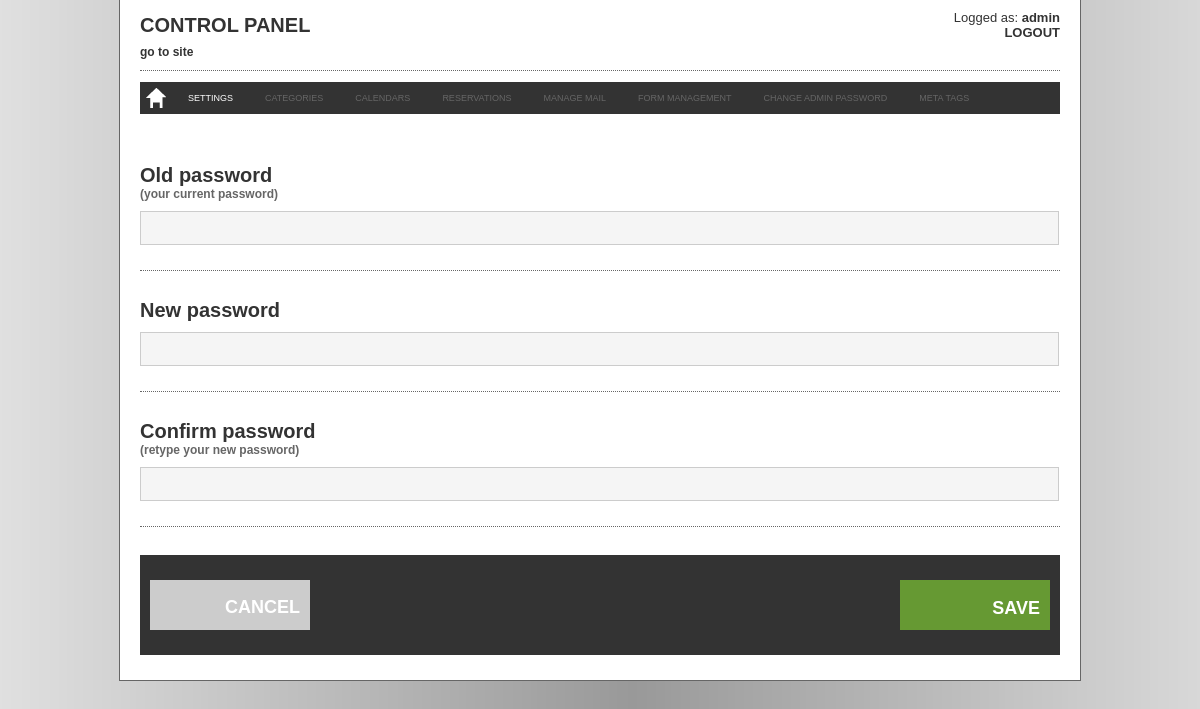
/admin/password.php (signed in), run on the app's committed database.
### tables this page shows
CREATE TABLE `booking_texts` (
  `text_id` int(11) unsigned NOT NULL AUTO_INCREMENT,
  `page_id` int(11) NOT NULL,
  `text_label` varchar(255) NOT NULL DEFAULT '',
  `text_value` text NOT NULL,
  PRIMARY KEY (`text_id`)
);

### admin/common.php (called while the page is built, shortened)
<?php
include_once dirname(__FILE__).'/class/settings.class.php';
$settingObj = new setting();
include_once dirname(__FILE__).'/class/lang.class.php';
$langObj = new lang();
?>

### admin/class/lang.class.php (called while the page is built, shortened)
<?php
class lang {
	private function doLanguageQuery($label) {
		$languageQry = mysql_query("SELECT * FROM booking_texts WHERE text_label='".mysql_real_escape_string($label)."'");
		return stripslashes(mysql_result($languageQry,0,'text_value'));
	}
	public function getLabel($label) {
		return lang::doLanguageQuery($label);
	}
}
?>

### admin/class/settings.class.php (called while the page is built, shortened)
<?php
class setting {
	private function doSettingQuery($setting) {
		$settingQry = mysql_query("SELECT * FROM booking_config WHERE config_name='".mysql_real_escape_string($setting)."'");
		return mysql_result($settingQry,0,'config_value');
	}
	public function getReservationConfirmationMode() {
		return setting::doSettingQuery('reservation_confirmation_mode');
	}
	public function getSiteDomain() {
		return setting::doSettingQuery('site_domain');
	}
}
?>

### admin/password.php (the view, shortened to what this page needs)
<?php
include 'common.php';
	?>
    <?php
include 'include/header.php';
?>
<div id="top_bg_container_all">
    <div id="container_all">
        <div id="container_content">
        <?php
        include 'include/menu.php';
        ?>
        <div id="form_container">
        	<form name="editsettings" action="" method="post" onsubmit="return checkData(this);">
                <div id="label_input">
                    <div class="label_title"><label for="old_password"><?php echo $langObj->getLabel("PASSWORD_OLD_LABEL"); ?></label><br /><span id="span_description"><?php echo $langObj->getLabel("PASSWORD_OLD_SUBLABEL"); ?></span></div>
                </div>
                <div id="input_box">
                    <input type="password" class="long_input_box" id="old_password" name="old_password" value="">
                </div>
                <div id="rowspace"></div>
                <div id="rowline"></div>
                <div id="rowspace"></div>
                <div id="label_input">
                    <div class="label_title"><label for="password"><?php echo $langObj->getLabel("PASSWORD_NEW_LABEL"); ?></label></div>
                </div>
                <div id="input_box">
                    <input type="password" class="long_input_box" id="password" name="password" value="">
                </div>
                <div id="rowspace"></div>
                <div id="rowline"></div>
                <div id="rowspace"></div>
                <div id="label_input">
                    <div class="label_title"><label for="password_confirm"><?php echo $langObj->getLabel("PASSWORD_CONFIRM_LABEL"); ?></label><br /><span id="span_description"><?php echo $langObj->getLabel("PASSWORD_CONFIRM_SUBLABEL"); ?></span></div>
                </div>
                <div id="input_box">
                    <input type="password" class="long_input_box" id="password_confirm" name="password_confirm" value="">
                </div>
                <div id="rowspace"></div>
                <div id="rowline"></div>
                <div id="rowspace"></div>
                <div class="bridge_buttons_container">
                    <div ><a href="javascript:document.location.href='';" class="cancel_button"><?php echo $langObj->getLabel("PASSWORD_CANCEL_BUTTON"); ?></a></div>
                    <div style="margin-left:750px"><input type="submit" id="apply_button" name="saveunpublish" value="<?php echo $langObj->getLabel("PASSWORD_SAVE_BUTTON"); ?>"></div>
                </div>
                <div id="rowspace"></div>
             </form>
         </div>
        </div>
    </div>
</div>
<?php
include 'include/footer.php';
?>

### admin/include/menu.php (shortened to what this page needs)
<div id="header_container">
	<?php
    if(isset($_SESSION["admin_id"]) && $_SESSION["admin_id"] != 0) {
	?>
        <div class="header_left">
            <div class="header_title"><h1><?php echo $langObj->getLabel("MENU_CONTROL_PANEL_TITLE"); ?></h1></div>
            <div class="link_website"><a href="../" target="_blank"><?php echo $langObj->getLabel("MENU_GO_TO_SITE"); ?></a></div>
        </div>
        <div class="header_identity_container">
            <div class="header_identity"><?php echo $langObj->getLabel("MENU_LOGGED_AS"); ?> <strong><?php echo $_SESSION["admin_name"]?></strong></div>
            <div class="header_logout"><strong><a href="logout.php"><?php echo $langObj->getLabel("MENU_LOGOUT"); ?></a></strong></div>
        </div>
        <div class="line_dotted"></div>
    <?php
	}
	?>
</div>
<div id="menu_container">
    <div id="menu">
    <ul>
        <?php
        if(isset($_SESSION["admin_id"]) && $_SESSION["admin_id"] != 0) {
		?>
        	<li><a href="welcome.php" class="home_button"></a></li>
            <?php
			if($settingObj->getReservationConfirmationMode() == 0 && $settingObj->getSiteDomain() == '') {
				?>
                <li><a href="configuration.php" <?php if(stristr($_SERVER["SCRIPT_NAME"],"configuration.php")) { echo "style='background-color: #666;'"; }?>><?php echo $langObj->getLabel("MENU_SETTINGS"); ?></a></li>
                <li><a href="#" style='color: #666;'><?php echo $langObj->getLabel("MENU_CATEGORIES"); ?></a></li>
                <li><a href="#" style='color: #666;'><?php echo $langObj->getLabel("MENU_CALENDARS"); ?></a></li>
				<li><a href="#" style='color: #666;'><?php echo $langObj->getLabel("MENU_RESERVATIONS"); ?></a></li>
                <li><a href="#" style='color: #666;'><?php echo $langObj->getLabel("MENU_MANAGE_MAIL"); ?></a></li>
				<li><a href="#" style='color: #666;'><?php echo $langObj->getLabel("MENU_FORM_MANAGEMENT"); ?></a></li>
				<li><a href="#" style='color: #666;'><?php echo $langObj->getLabel("MENU_CHANGE_ADMIN_PASSWORD"); ?></a></li>
                <li><a href="#" style='color: #666;'><?php echo $langObj->getLabel("MENU_META_TAGS"); ?></a></li>
				<?php
			}
			?>
        <?php
		}
		?>
    </ul>
   </div>
</div>

### admin/css/style.css (style rules this page uses)
body { background: url(../images/bg.png) top center repeat-y; padding: 0px; margin: 0px; font-family:Arial, Helvetica, sans-serif; font-size:12px; color:#333; }
h1 { font-size: 20px; font-weight: bold; margin: 0px; padding: 0px; }
#span_description { font-size: 12px; color: #666; font-style: normal; }
#top_bg_container_all { padding: 0px; margin: 0px; height: 73px; }
#container_all { width: 960px; border: 1px solid #666; border-top: none; margin-left: auto; margin-right: auto; background: #fff; }
#container_content { width: 920px; margin-left: auto; margin-right: auto; }
.header_left { float: left; }
.header_title { width: 500px; height: 35px; line-height: 50px; }
.link_website { height: 20px; padding: 10px 0 5px; font-weight: bold; }
.link_website a { color: #333; text-decoration: none; font-weight: bold; }
.header_identity_container { float: right; text-align: right; font-size: 13px; }
.header_identity { margin-top: 10px; }
.header_logout a { text-decoration: none; color: #333; }
.line_dotted { width: 920px; height: 1px; border-top: 1px dotted #666666; }
#menu_container { width: 920px; height: 32px; margin-top: 10px; margin-left: auto; margin-right: auto; background: #333; z-index: 100; }
#menu { padding:0; margin:0; }
#menu ul { padding:0; margin:0; }
#menu li { position: relative; float: left; list-style: none; margin: 0; padding:0; font-size:9px; }
#menu li a { height: 32px; display: block; padding: 0 16px; text-decoration:none; text-align: center; line-height: 32px; background-color: #333; color: #fff; cursor: pointer; }
.home_button { height: 32px; background-image: url(../images/buttons/home.png); background-position: top left; }
#form_container { margin-top:50px; width:920px; }
.label_title { font-size: 20px; font-weight: bold; }
#input_box { margin-top: 10px; }
#rowspace { clear: both; height:25px; }
#rowline { height:3px; width:920px; border-top: 1px dotted #666; }
.long_input_box { width: 910px; height: 30px; line-height: 30px; padding-left: 5px; border: 1px solid #ccc; background-color: #F5F5F5; font-size: 13px; }
.bridge_buttons_container { width: 920px; height: 100px; background-color: #333; }
.cancel_button { background-color:#CCC; line-height: 54px; text-align: right; padding-right: 10px; display: block; font-weight: bold; font-size: 18px; text-decoration: none; border: none; cursor: pointer; float: left; width: 150px; height: 50px; margin-top: 25px; margin-left: 10px; color:#FFF; }
#apply_button { float: left; width: 150px; height: 50px; line-height: 54px; text-align: right; padding-right: 10px; display: block; font-weight: bold; font-size: 18px; text-decoration: none; border: none; margin-top: 25px; margin-left: 10px; background-color: #693; color:#FFF; }

### data on the page
booking_texts: text_value "CONTROL PANEL"
booking_texts: text_value "go to site"
booking_texts: text_value "Logged as:"
booking_texts: text_value "LOGOUT"
booking_texts: text_value "SETTINGS"
booking_texts: text_value "CATEGORIES"
booking_texts: text_value "CALENDARS"
booking_texts: text_value "RESERVATIONS"
booking_texts: text_value "MANAGE MAIL"
booking_texts: text_value "FORM MANAGEMENT"
booking_texts: text_value "CHANGE ADMIN PASSWORD"
booking_texts: text_value "META TAGS"
booking_texts: text_value "Old password"
booking_texts: text_value "(your current password)"
booking_texts: text_value "New password"
booking_texts: text_value "Confirm password"
booking_texts: text_value "(retype your new password)"
booking_texts: text_value "CANCEL"
booking_texts: saveunpublish "SAVE"

### other printed values
$_SESSION["admin_name"] "admin"
